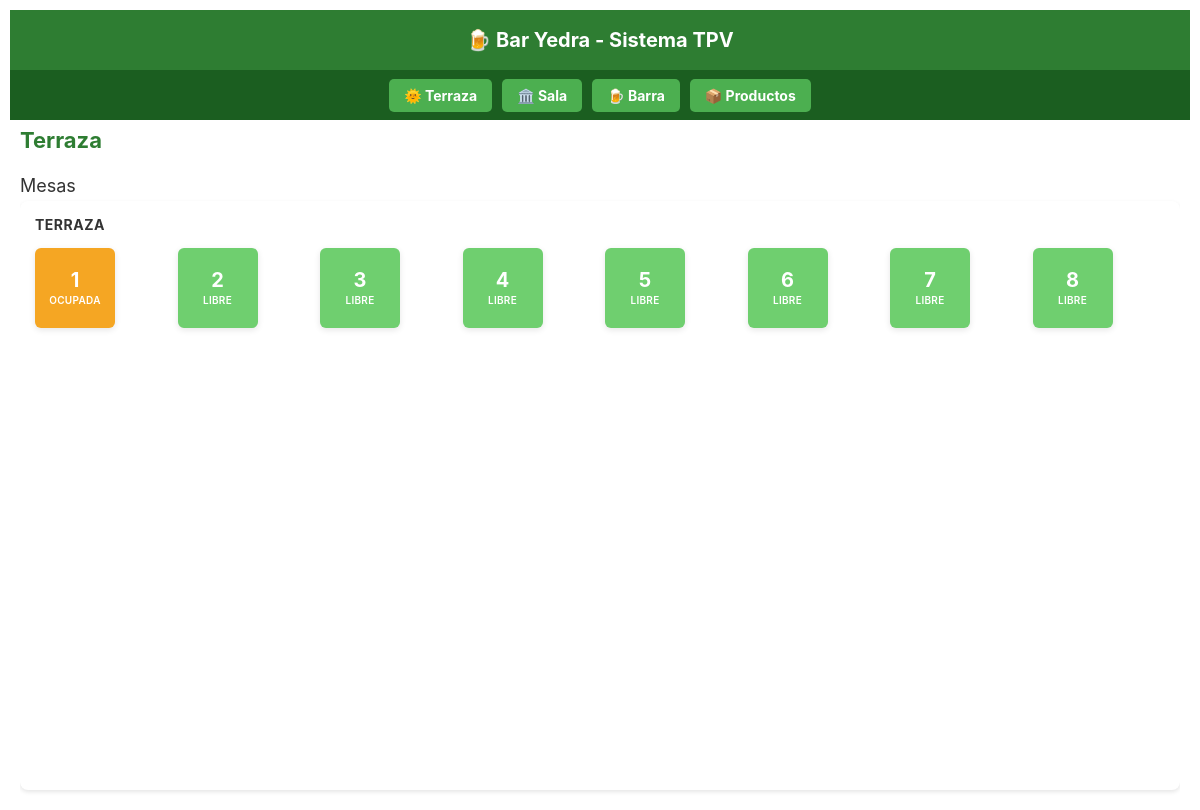
Page /terraza on the earlier database version.
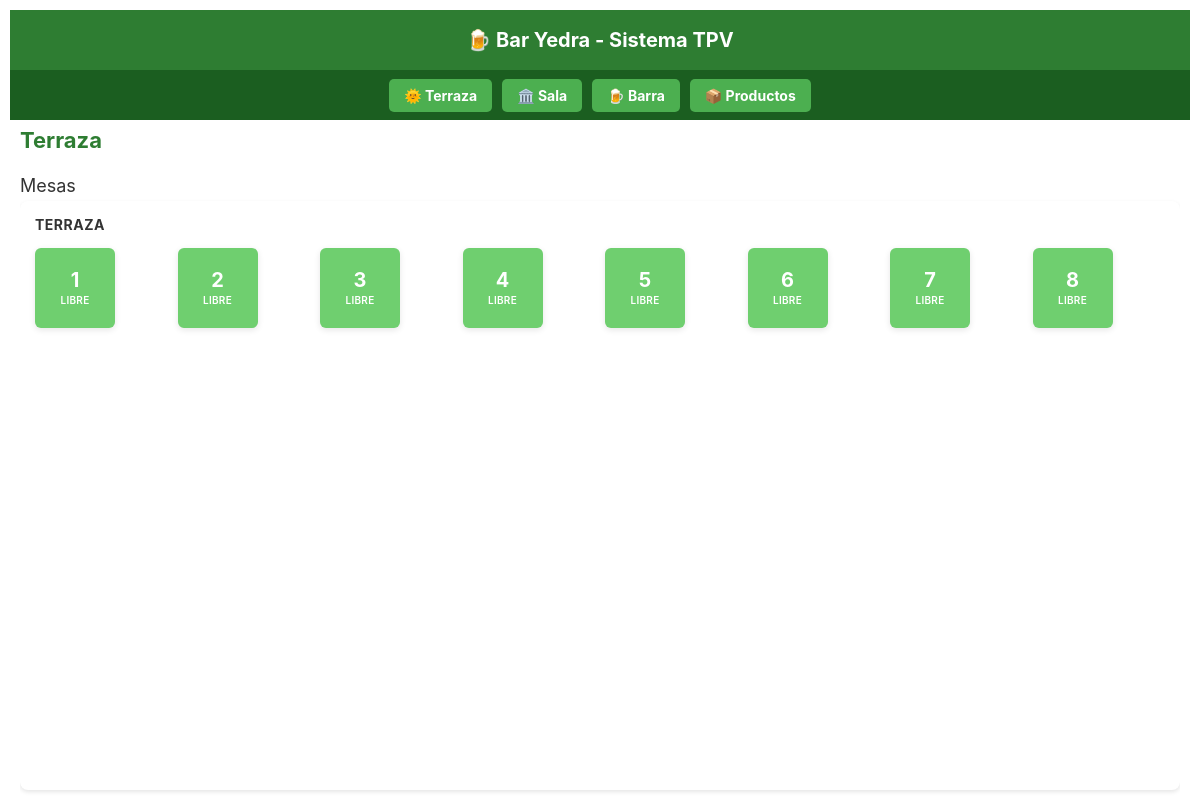
Same page on the later database version.
### models.py (models this page shows, shortened)
class Mesa(db.Model):
    __tablename__ = 'mesa'
    id = db.Column(db.Integer, primary_key=True)
    numero = db.Column(db.Integer, nullable=False)
    zona = db.Column(db.String(50), nullable=False)  # Terraza, Sala, Barra
    estado = db.Column(db.String(20), default='libre')  # libre, ocupada, pagada
    pedidos = db.relationship('Pedido', backref='mesa', lazy=True)

### app.py (the view)
@app.route('/terraza')
def terraza():
    mesas = Mesa.query.filter_by(zona='Terraza').order_by(Mesa.numero).all()
    return render_template('terraza.html', mesas=mesas)

### templates/terraza.html (shortened to what this page needs)
{% extends "base_tpv.html" %}
{% block content %}
<div class="page-wrapper">
    <div class="products-header">
        <h2>Terraza</h2>
    </div>
    <h3>Mesas</h3>
    <div class="section">
        <div class="section-title">TERRAZA</div>
        <div class="mesas-grid">
            {% for mesa in mesas %}
                <div class="mesa-card {{ mesa.estado }}" onclick="window.location.href='/mesa/{{ mesa.id }}'">
                    <div class="mesa-numero">{{ mesa.numero }}</div>
                    <div class="mesa-estado">
                        {% if mesa.estado == 'libre' %}
                            LIBRE
                        {% elif mesa.estado == 'ocupada' %}
                            OCUPADA
                        {% else %}
                            PAGADA
                        {% endif %}
                    </div>
                </div>
            {% endfor %}
        </div>
    </div>
</div>
{% endblock %}

Differences in the rows shown:
changed Mesa (number 1 of 8 on the later page): estado "OCUPADA" → "LIBRE"
